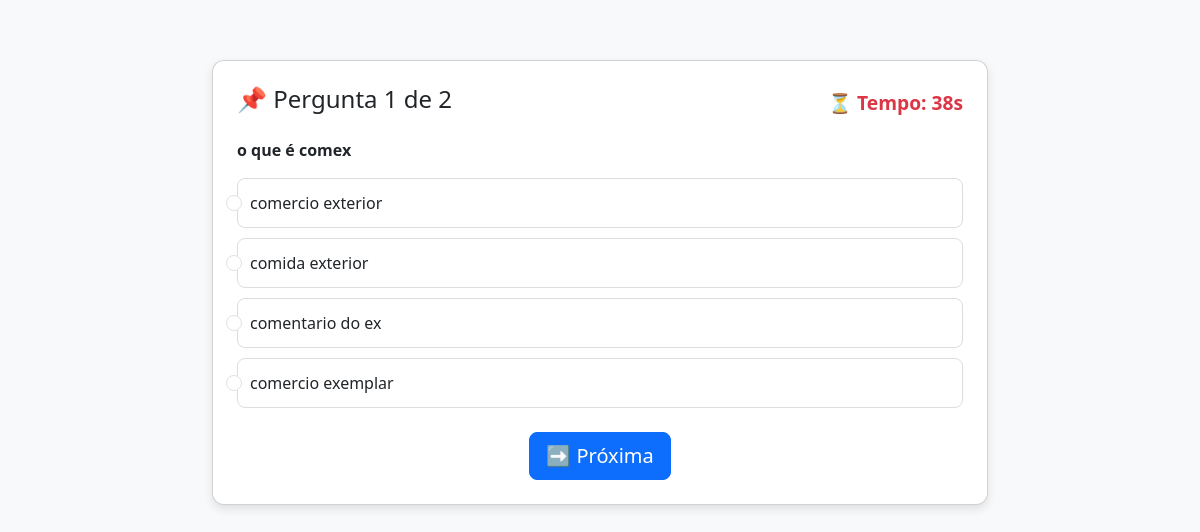
The app's page /quiz/1 with its own data.
### tables this page shows
CREATE TABLE perguntas (
        id INTEGER PRIMARY KEY AUTOINCREMENT,
        texto TEXT NOT NULL,
        op1 TEXT NOT NULL,
        op2 TEXT NOT NULL,
        op3 TEXT NOT NULL,
        op4 TEXT NOT NULL,
        resposta TEXT NOT NULL
    );

### app.py (the view, shortened to what this page needs)
@app.route("/quiz/<int:num>", methods=["GET", "POST"])
def quiz(num):
    total = get_total_perguntas()
    if num == 1:
        ids = get_all_ids()
        random.shuffle(ids)
        session["ordem"] = ids
        session["score"] = 0
        session["respostas"] = []  # guarda histórico
    ordem = session.get("ordem", [])
    if num > len(ordem):
        return "Erro: pergunta fora da ordem.", 400
    pergunta = get_pergunta(ordem[num-1])
    if not pergunta:
        return "Pergunta não encontrada!", 404
    opcoes = pergunta["opcoes"][:]
    random.shuffle(opcoes)
    return render_template("quiz_passo.html", pergunta=pergunta, opcoes=opcoes, num=num, total=total)

### app.py (called while the page is built)
def get_pergunta(id_pergunta):
    conn = sqlite3.connect(DB_NAME)
    cur = conn.cursor()
    cur.execute("SELECT * FROM perguntas WHERE id=?", (id_pergunta,))
    row = cur.fetchone()
    conn.close()
    if row:
        return {
            "id": row[0],
            "texto": row[1],
            "opcoes": [row[2], row[3], row[4], row[5]],
            "resposta": row[6]
        }
    return None

def get_total_perguntas():
    conn = sqlite3.connect(DB_NAME)
    cur = conn.cursor()
    cur.execute("SELECT COUNT(*) FROM perguntas")
    total = cur.fetchone()[0]
    conn.close()
    return total

def get_all_ids():
    conn = sqlite3.connect(DB_NAME)
    cur = conn.cursor()
    cur.execute("SELECT id FROM perguntas")
    ids = [row[0] for row in cur.fetchall()]
    conn.close()
    return ids

### templates/quiz_passo.html (shortened to what this page needs)
<!DOCTYPE html>
<html lang="pt-BR">
<head>
    <link rel="stylesheet" href="https://cdn.jsdelivr.net/npm/bootstrap@5.3.0/dist/css/bootstrap.min.css">
</head>
<body>
<div class="container">
    <div class="card p-4">
        <div class="d-flex justify-content-between align-items-center mb-3">
            <h4>📌 Pergunta {{ num }} de {{ total }}</h4>
            <div class="timer">⏳ Tempo: <span id="tempo">40</span>s</div>
        </div>
        <p><b>{{ pergunta.texto }}</b></p>
        <form method="POST" id="quizForm">
            {% for opcao in opcoes %}
            <div class="form-check opcao">
                <input class="form-check-input" type="radio" name="resposta" value="{{ opcao }}" id="op{{ loop.index }}">
                <label class="form-check-label" for="op{{ loop.index }}">
                    {{ opcao }}
                </label>
            </div>
            {% endfor %}
            <div class="text-center mt-4">
                <button type="submit" class="btn btn-primary btn-lg">
                    {% if num < total %}➡ Próxima{% else %}✅ Finalizar{% endif %}
                </button>
            </div>
        </form>
    </div>
</div>
</body>
</html>

### templates/quiz_passo.html (style rules this page uses)
body { background: #f8f9fa; }
.container { margin-top: 60px; max-width: 800px; }
.card { border-radius: 12px; box-shadow: 0 4px 10px rgba(0,0,0,0.1); }
.opcao { text-align: left; padding: 12px; border: 1px solid #ddd; border-radius: 8px; margin-bottom: 10px; cursor: pointer; transition: background 0.2s; }
.btn { border-radius: 8px; }
.timer { font-size: 1.2rem; font-weight: bold; color: #dc3545; }

### records on screen
perguntas: texto "o que é comex", op3 "comercio exterior", op1 "comida exterior", op4 "comentario do ex", op2 "comercio exemplar"

### other values on screen
{{ num }} "1"
{{ total }} "2"
